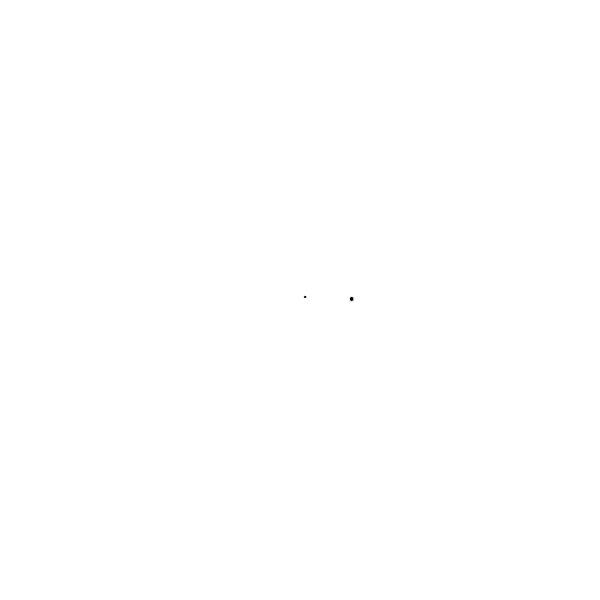
Frame 1 (no input)
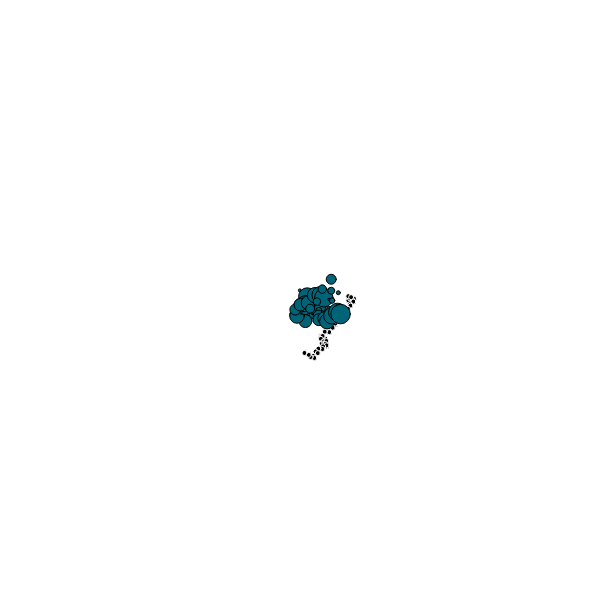
Frame 60 (no input)
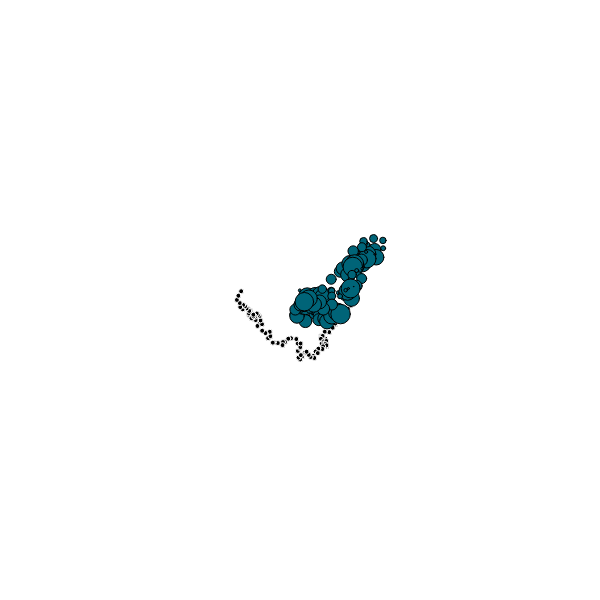
Frame 120 (the mouse pressed at the canvas centre since frame 60)

The p5.js sketch that drew these frames (run headless with seeded random() and noise() and a simulated clock; from frame 60 on, the mouse is pressed at the canvas centre):

// p5.js sketch
// ── sketch.js
//Creates random wlakers

let time
let trail1
let walker
let walker2

let operator = (x,y,color)=>{
	angleMode(DEGREES)
	let radius = 50
	let x1 = radius* cos(time)
	let y1 = radius* sin(time)

	stroke(255)
	fill(color)
	ellipse(x+x1,y+y1,5,5)
	//point(x+x1,y+y1)

}

let operator2 = (x,y,color)=>{
	stroke(0)
	fill(color)
	ellipse(x,y,time%20,time%20)
}

function setup() {

	createCanvas(600, 600);
	trail1 = new TrailRenderer(color(0,0,0),operator)
	trail2 = new TrailRenderer(color(0,100,120),operator2)
	walker = new Walker(width/2,height/2,trail1)
	walker2 = new Walker(width/2,height/2,trail2)
	time = 0
	console.log(walker);
	console.log(walker2);
	
}

function draw() {
	
	time+=1.5
	walker.walk(random(-4,4),random(-4,4))
	//walker.walk(mouseX,mouseY)
	walker.show()
	walker2.walk(random(-10,10),random(-10,10))
	walker2.show()
}

class Walker{
	constructor(x,y,trail){
		this.x = x 
		this.y = y
		this.trail = trail;
	}

	walk(xOffset,yOffset){
		this.x+=xOffset
		this.y+=yOffset
		/* let r = random(0,4)
		if(r==0){
			this.x+=1
		}
		else if(r==1){
			this.x-=1
		}
		else if (r==2){
			this.y+=1
		}
		else{
			this.y-=1
		} */
	}
	
	show(){
		this.trail.show(this.x,this.y)
	}

}

class TrailRenderer{
	constructor(color,behaviour){
		this.color = color
		this.behaviour = behaviour
	}

	show(x, y){
		this.behaviour(x,y,this.color)
	}
}
